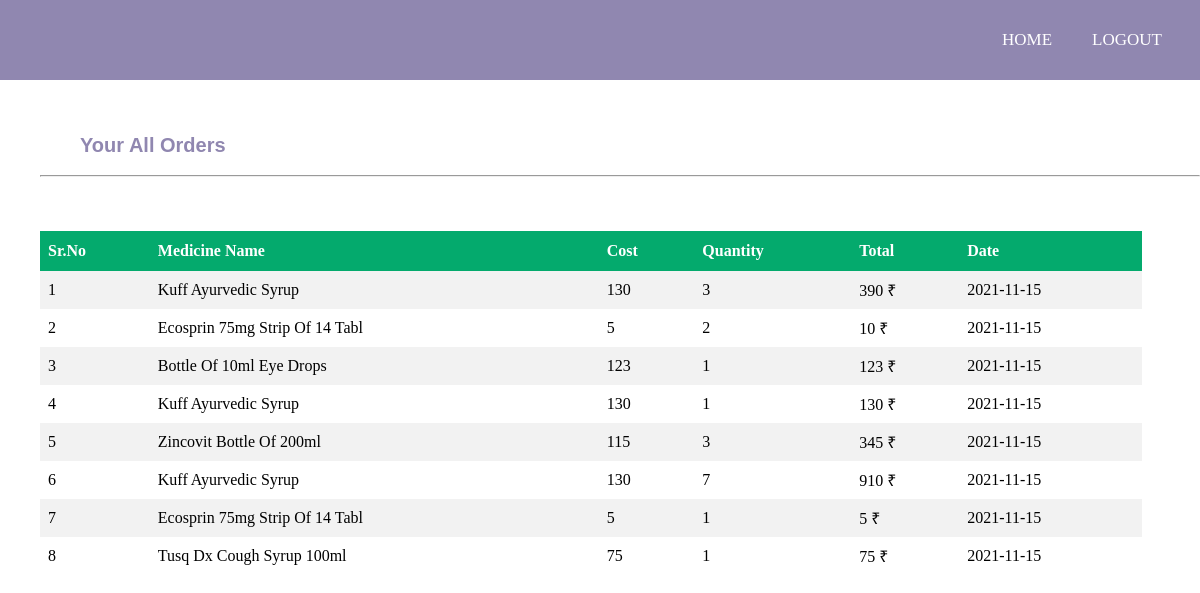
Page /Dat/history.php (signed in) on the committed database.
### tables this page shows
CREATE TABLE `orders` (
  `sr_no` int(20) NOT NULL,
  `name` varchar(30) NOT NULL,
  `id` int(30) NOT NULL,
  `medname` varchar(30) NOT NULL,
  `price` int(30) NOT NULL,
  `total` int(30) NOT NULL,
  `quantity` int(30) NOT NULL,
  `date` date NOT NULL,
  `time` time NOT NULL,
  `ord` int(20) NOT NULL
);

### Dat/history.php (the view, shortened to what this page needs)
<!DOCTYPE html>
<html>
<head>
  <link rel="stylesheet" href="homepagecss.css">
</head>
<body>
   <form method="post" action="">
   <nav>
	      <ul>
			  <li><a class="active8" href="welcome.php">Home</a></li>
			  <li><a href="logout.php">Logout</a></li>
          </ul>
	  </nav>
	</form>
	   <div class="div1">
	   <?php
	     $n=0;
          include 'config.php';
          $name=$_SESSION['username'];
          $sql ="select name from orders where name='$name'";
	      $records = mysqli_query($conn,$sql);
          while($data = mysqli_fetch_array($records))
          {
	         $n=$data['name'] ;
          }
	    if($n)
		{
	  ?>
	   <br><br><br>
	  <h1>Your All Orders</h1><br><hr>
	   <br><br>
	   <table style="width:95%">
       <tr height="40px">
       <th>Sr.No</th>
	   <th>Medicine Name</th>
	   <th>Cost</th>
       <th>Quantity</th>
	   <th>Total</th>
	   <th>Date</th>
       </tr>
	    <?php
         include 'config.php';
		 $x=1;
         $sql ="select * from orders where name='$name'";
	     $records = mysqli_query($conn,$sql);
         while($data = mysqli_fetch_array($records))
         {
	        $medname=$data['medname'] ;
			$price=$data['price'];
			$total=$data['total'];
			$quantity=$data['quantity'];
			$date=$data['date'];
			 ?>
	       <tr>
           <td><?php echo $x; ?></td>
	       <td><?php echo $medname; ?></td>
	       <td><?php echo $price; ?></td>
	       <td><?php echo $quantity; ?></td>
	       <td><?php echo $total." ₹"; ?></td>
		   <td><?php echo $date; ?></td>
           </tr>
	      <?php
	       $x=$x+1;
		 }
	     ?>
	  <br>
	  </table>
	  <br><br><br><br>
	 </div>
	   <?php
	    }
		else
	    {
	  ?>
	    <br><br><br><br><br><br><br><br><br>
	    <h4>SORRY YOU HAVE NOT PLACED ANY ORDER YET...</h4>
	  <?php
		}
      ?>
</body>
</html>

### Dat/homepagecss.css (style rules this page uses)
* { padding:0; margin:0; text-decoration:none; list-style:none; box-sizing:border-box; }
body { font-family:montserrat; }
nav { background:rgb(144,135,176); height:80px; width:100%; }
nav ul { float:right; margin-right:20px; }
nav ul li { display:inline-block; line-height:80px; margin:0 5px; }
nav ul li a { color:white; font-size:17px; padding:7px 13px; border-radius:3px; text-transform:uppercase; }

### Dat/history.php (style rules this page uses)
h1 { color:rgb(144,135,176);font-family:arial;font-size:20px;margin-left: 40px; }
.div1 { margin-left: 40px; }
table { border-collapse: collapse; }
th, td { text-align: left; padding: 8px; }
tr:nth-child(even) { background-color: #f2f2f2 }
th { background-color: #04AA6D; color: white; }

### rows in the picture
orders: medname "Kuff Ayurvedic Syrup", price "130", quantity "3", total "390", date "2021-11-15"
orders: medname "Ecosprin 75mg Strip Of 14 Tabl", price "5", quantity "2", total "10", date "2021-11-15"
orders: medname "Bottle Of 10ml Eye Drops", price "123", quantity "1", total "123", date "2021-11-15"
orders: medname "Kuff Ayurvedic Syrup", price "130", quantity "1", total "130", date "2021-11-15"
orders: medname "Zincovit Bottle Of 200ml", price "115", quantity "3", total "345", date "2021-11-15"
orders: medname "Kuff Ayurvedic Syrup", price "130", quantity "7", total "910", date "2021-11-15"
orders: medname "Ecosprin 75mg Strip Of 14 Tabl", price "5", quantity "1", total "5", date "2021-11-15"
orders: medname "Tusq Dx Cough Syrup 100ml", price "75", quantity "1", total "75", date "2021-11-15"
